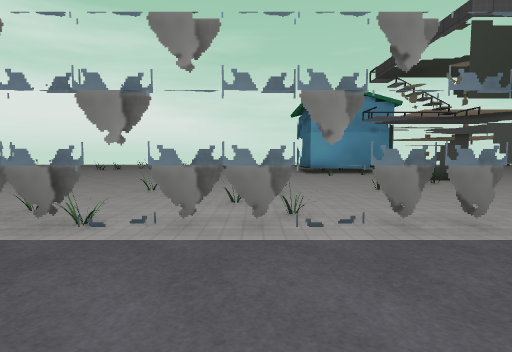
View 1 (above)

13 first-person views from a walk through a level from a Godot 3-D game. The camera is 1.5 m above the floor, tilts 4° down and sees 80° across. The floor is counted in squares, 1.95 m on a side. Each view is taken from the middle of a square. On the plan, view 1 faces up. The plan holds only what a view shows up to about 10 squares ahead; the rest is blank. The place goes on beyond the plan. Flat picture figures and markers are left out. Characters and animated objects are not drawn. Some surface patterns are stand-ins.

View 2
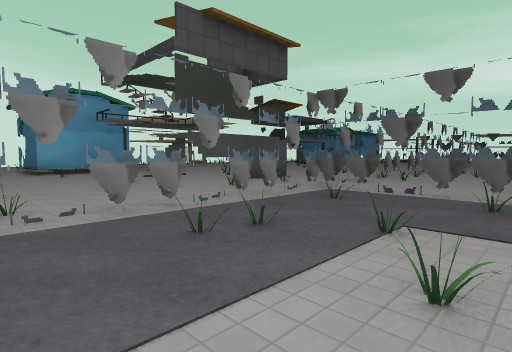

View 3
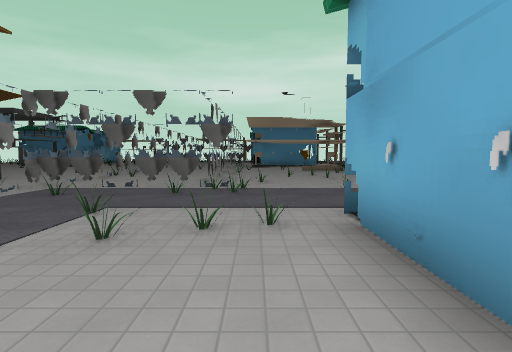

View 4
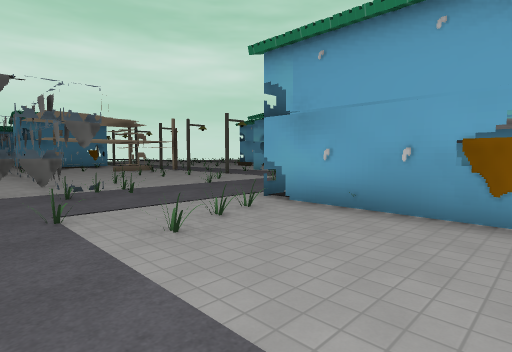

View 5
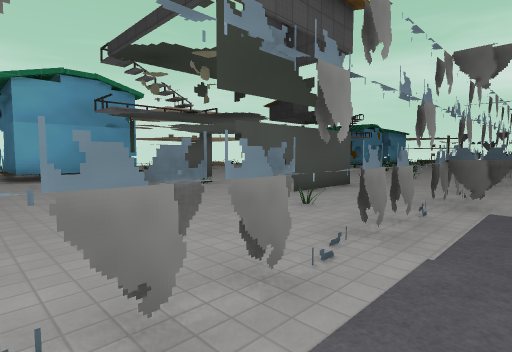

View 6
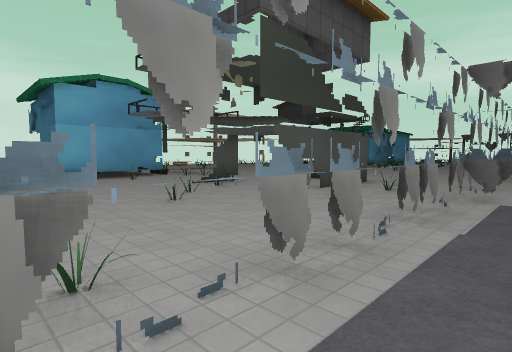

View 7
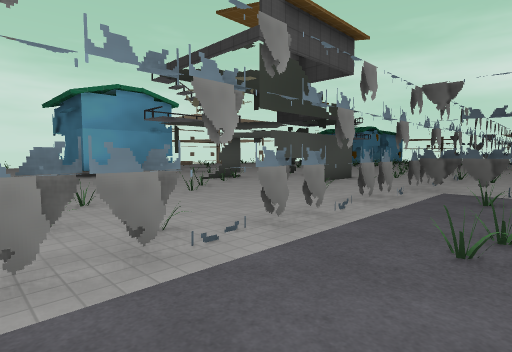

View 8
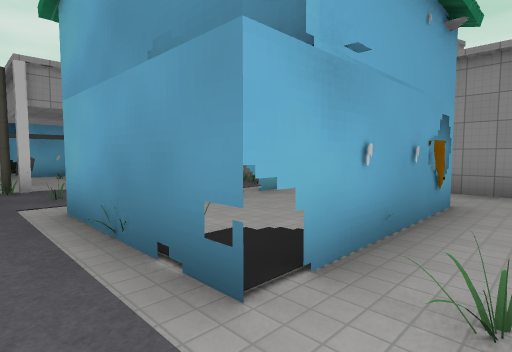

View 9
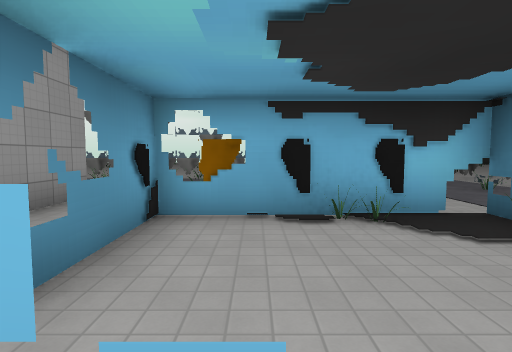

View 10
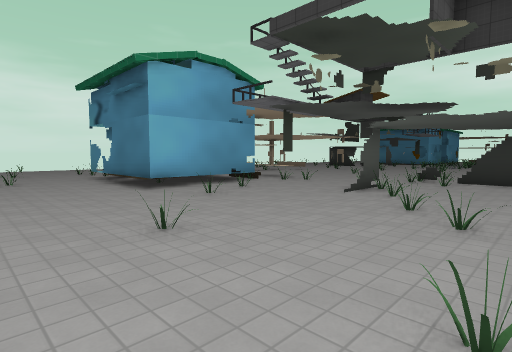

View 11
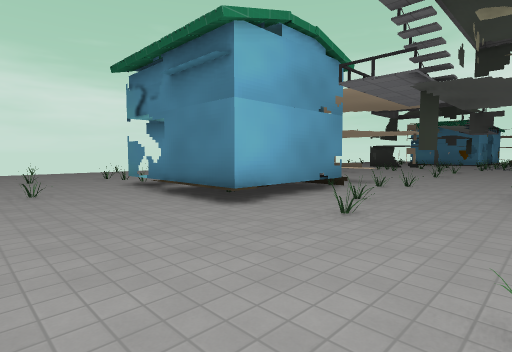

View 12
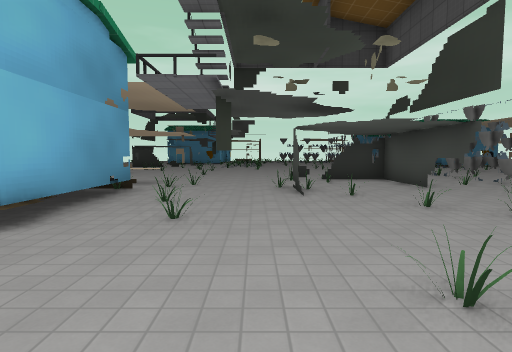

View 13
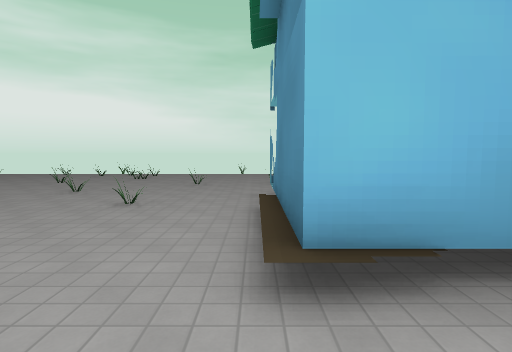

### Floor plan
Key: @ floor where view 1 was taken; # wall or solid block; . floor; / step, stairs or slope; D closed door; = window, fence, low wall or low ledge; T thing the floor can be seen under or through; P post.
Columns run from 1 left of view 1 to 11 right of it. Each row starts with its distance up from view 1.
 16 ...//
 15 .../#
 14 .../#
 13 .../###.
 12 ............
 11 ......#......
 10 ........ =...
  9 .....###.=..
  8 .....#...=..
  7 .....#...#..
  6 .....#####..
  5 .............
  4 .............
  3 TTTTTTTTTT###
  2 .......T
  1 .......#
  0 .@.....#
 -1 .......####
 -2 ...........
 -3 DD###......
 -4 #...#......
 -5 #...#......
 -6 D=###...
 -7  .  ..
 -8     .
 -9     .
-10     P
-11
-12    ##

Where each view was taken, in squares from view 1:
view 1: 0 up, 0 right, facing up
view 2: 1 down, 0 right, facing up-right
view 3: 2 down, 1 left, facing right
view 4: 1 up, 1 left, facing down-right
view 5: 2 up, 1 right, facing up-right
view 6: 2 up, 0 right, facing up-right
view 7: 1 up, 1 left, facing up-right
view 8: 2 down, 4 right, facing down-left
view 9: 7 down, 0 right, facing up
view 10: 6 up, 1 left, facing up-right
view 11: 9 up, 1 left, facing up-right
view 12: 10 up, 1 left, facing right
view 13: 11 up, 2 right, facing up
